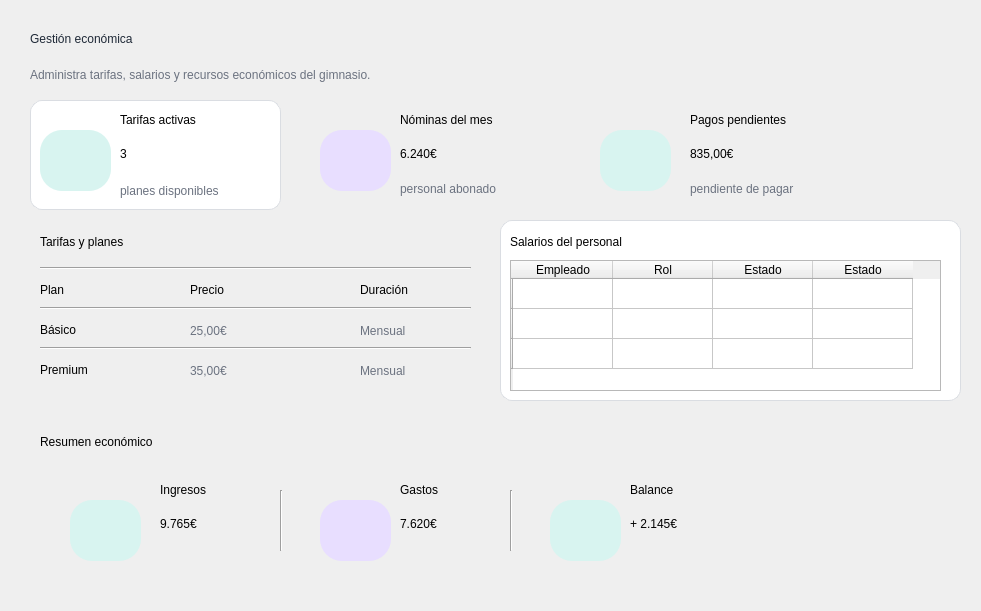
   <widget class="QFrame" name="frameContenido">
    <property name="geometry">
     <rect>
      <x>220</x>
      <y>90</y>
      <width>981</width>
      <height>611</height>
     </rect>
    </property>
    <property name="frameShape">
     <enum>QFrame::NoFrame</enum>
    </property>
    <widget class="QLabel" name="lblBienvenida">
     <property name="geometry">
      <rect>
       <x>30</x>
       <y>22</y>
       <width>300</width>
       <height>34</height>
      </rect>
     </property>
     <property name="styleSheet">
      <string notr="true">font:bold 20pt &quot;Segoe UI&quot;; color:#1F2937;</string>
     </property>
     <property name="text">
      <string>Gestión económica</string>
     </property>
    </widget>
    <widget class="QLabel" name="lblResumen">
     <property name="geometry">
      <rect>
       <x>30</x>
       <y>65</y>
       <width>470</width>
       <height>20</height>
      </rect>
     </property>
     <property name="styleSheet">
      <string notr="true">font:9pt &quot;Segoe UI&quot;; color:#6B7280;</string>
     </property>
     <property name="text">
      <string>Administra tarifas, salarios y recursos económicos del gimnasio.</string>
     </property>
    </widget>
    <widget class="QFrame" name="card3">
     <property name="geometry">
      <rect>
       <x>310</x>
       <y>100</y>
       <width>251</width>
       <height>110</height>
      </rect>
     </property>
     <widget class="QLabel" name="lblIconCal">
      <property name="geometry">
       <rect>
        <x>10</x>
        <y>30</y>
        <width>71</width>
        <height>61</height>
       </rect>
      </property>
      <property name="styleSheet">
       <string notr="true">background-color:#E8DEFF; border-radius:22px; font:17pt &quot;Segoe UI Emoji&quot;;</string>
      </property>
      <property name="text">
       <string/>
      </property>
     </widget>
     <widget class="QLabel" name="lblTituloasistencia">
      <property name="geometry">
       <rect>
        <x>90</x>
        <y>10</y>
        <width>131</width>
        <height>20</height>
       </rect>
      </property>
      <property name="styleSheet">
       <string notr="true">font:bold 11pt &quot;Segoe UI&quot;;</string>
      </property>
      <property name="text">
       <string>Nóminas del mes</string>
      </property>
     </widget>
     <widget class="QLabel" name="labelNumAsistencias">
      <property name="geometry">
       <rect>
        <x>90</x>
        <y>40</y>
        <width>131</width>
        <height>28</height>
       </rect>
      </property>
      <property name="styleSheet">
       <string notr="true">font:bold 20pt &quot;Segoe UI&quot;;color: rgb(0, 0, 0)</string>
      </property>
      <property name="text">
       <string>6.240€</string>
      </property>
     </widget>
     <widget class="QLabel" name="lblSubAs_2">
      <property name="geometry">
       <rect>
        <x>90</x>
        <y>80</y>
        <width>111</width>
        <height>18</height>
       </rect>
      </property>
      <property name="styleSheet">
       <string notr="true">color:#6B7280; font:9pt &quot;Segoe UI&quot;;</string>
      </property>
      <property name="text">
       <string>personal abonado</string>
      </property>
     </widget>
     <widget class="QLabel" name="label_6">
      <property name="geometry">
       <rect>
        <x>25</x>
        <y>40</y>
        <width>41</width>
        <height>41</height>
       </rect>
      </property>
      <property name="text">
       <string/>
      </property>
      <property name="pixmap">
       <pixmap>../imagenes/euro.png</pixmap>
      </property>
      <property name="scaledContents">
       <bool>true</bool>
      </property>
     </widget>
    </widget>
    <widget class="QFrame" name="card4">
     <property name="geometry">
      <rect>
       <x>590</x>
       <y>100</y>
       <width>281</width>
       <height>110</height>
      </rect>
     </property>
     <widget class="QLabel" name="lblIconAs">
      <property name="geometry">
       <rect>
        <x>10</x>
        <y>30</y>
        <width>71</width>
        <height>61</height>
       </rect>
      </property>
      <property name="styleSheet">
       <string notr="true">background-color:#D8F4F0; color:#18B7A5; border-radius:22px; font:bold 20pt &quot;Segoe UI&quot;;</string>
      </property>
      <property name="text">
       <string/>
      </property>
     </widget>
     <widget class="QLabel" name="lblTituloocupacion">
      <property name="geometry">
       <rect>
        <x>100</x>
        <y>10</y>
        <width>151</width>
        <height>20</height>
       </rect>
      </property>
      <property name="styleSheet">
       <string notr="true">font:bold 11pt &quot;Segoe UI&quot;;</string>
      </property>
      <property name="text">
       <string>Pagos pendientes</string>
      </property>
     </widget>
     <widget class="QLabel" name="lblPorcentajeOcupacion">
      <property name="geometry">
       <rect>
        <x>100</x>
        <y>40</y>
        <width>111</width>
        <height>28</height>
       </rect>
      </property>
      <property name="styleSheet">
       <string notr="true">font:bold 20pt &quot;Segoe UI&quot;; color:black;</string>
      </property>
      <property name="text">
       <string>835,00€</string>
      </property>
     </widget>
     <widget class="QLabel" name="lblSubAs">
      <property name="geometry">
       <rect>
        <x>100</x>
        <y>80</y>
        <width>131</width>
        <height>18</height>
       </rect>
      </property>
      <property name="styleSheet">
       <string notr="true">color:#6B7280; font:9pt &quot;Segoe UI&quot;;</string>
      </property>
      <property name="text">
       <string>pendiente de pagar</string>
      </property>
     </widget>
     <widget class="QLabel" name="label_7">
      <property name="geometry">
       <rect>
        <x>23</x>
        <y>40</y>
        <width>51</width>
        <height>41</height>
       </rect>
      </property>
      <property name="styleSheet">
       <string notr="true">image: url(:/newPrefix/tarjeta-de-credito.png)</string>
      </property>
      <property name="text">
       <string/>
      </property>
     </widget>
    </widget>
    <widget class="QFrame" name="cardTabla">
     <property name="geometry">
      <rect>
       <x>30</x>
       <y>220</y>
       <width>451</width>
       <height>181</height>
      </rect>
     </property>
     <widget class="QLabel" name="lblTituloTabla">
      <property name="geometry">
       <rect>
        <x>10</x>
        <y>10</y>
        <width>301</width>
        <height>24</height>
       </rect>
      </property>
      <property name="styleSheet">
       <string notr="true">font:bold 15pt &quot;Segoe UI&quot;;</string>
      </property>
      <property name="text">
       <string>Tarifas y planes</string>
      </property>
     </widget>
     <widget class="Line" name="line">
      <property name="geometry">
       <rect>
        <x>10</x>
        <y>40</y>
        <width>431</width>
        <height>16</height>
       </rect>
      </property>
      <property name="orientation">
       <enum>Qt::Horizontal</enum>
      </property>
     </widget>
     <widget class="QLabel" name="lblTituloproxclase_3">
      <property name="geometry">
       <rect>
        <x>10</x>
        <y>60</y>
        <width>131</width>
        <height>20</height>
       </rect>
      </property>
      <property name="styleSheet">
       <string notr="true">font:bold 11pt &quot;Segoe UI&quot;;</string>
      </property>
      <property name="text">
       <string>Plan</string>
      </property>
     </widget>
     <widget class="QLabel" name="lblTituloproxclase_4">
      <property name="geometry">
       <rect>
        <x>10</x>
        <y>100</y>
        <width>131</width>
        <height>20</height>
       </rect>
      </property>
      <property name="styleSheet">
       <string notr="true">font:bold 11pt &quot;Segoe UI&quot;;</string>
      </property>
      <property name="text">
       <string>Básico</string>
      </property>
     </widget>
     <widget class="QLabel" name="lblTituloproxclase_5">
      <property name="geometry">
       <rect>
        <x>10</x>
        <y>140</y>
        <width>131</width>
        <height>20</height>
       </rect>
      </property>
      <property name="styleSheet">
       <string notr="true">font:bold 11pt &quot;Segoe UI&quot;;</string>
      </property>
      <property name="text">
       <string>Premium</string>
      </property>
     </widget>
     <widget class="QLabel" name="labelHora_3">
      <property name="geometry">
       <rect>
        <x>160</x>
        <y>100</y>
        <width>131</width>
        <height>21</height>
       </rect>
      </property>
      <property name="styleSheet">
       <string notr="true">color:#6B7280; font:11pt &quot;Segoe UI&quot;;</string>
      </property>
      <property name="text">
       <string>25,00€</string>
      </property>
     </widget>
     <widget class="QLabel" name="lblTituloproxclase_6">
      <property name="geometry">
       <rect>
        <x>160</x>
        <y>60</y>
        <width>131</width>
        <height>20</height>
       </rect>
      </property>
      <property name="styleSheet">
       <string notr="true">font:bold 11pt &quot;Segoe UI&quot;;</string>
      </property>
      <property name="text">
       <string>Precio</string>
      </property>
     </widget>
     <widget class="QLabel" name="lblTituloproxclase_7">
      <property name="geometry">
       <rect>
        <x>330</x>
        <y>60</y>
        <width>131</width>
        <height>20</height>
       </rect>
      </property>
      <property name="styleSheet">
       <string notr="true">font:bold 11pt &quot;Segoe UI&quot;;</string>
      </property>
      <property name="text">
       <string>Duración</string>
      </property>
     </widget>
     <widget class="QLabel" name="labelHora_5">
      <property name="geometry">
       <rect>
        <x>160</x>
        <y>140</y>
        <width>131</width>
        <height>21</height>
       </rect>
      </property>
      <property name="styleSheet">
       <string notr="true">color:#6B7280; font:11pt &quot;Segoe UI&quot;;</string>
      </property>
      <property name="text">
       <string>35,00€</string>
      </property>
     </widget>
     <widget class="QLabel" name="labelHora_6">
      <property name="geometry">
       <rect>
        <x>330</x>
        <y>100</y>
        <width>131</width>
        <height>21</height>
       </rect>
      </property>
      <property name="styleSheet">
       <string notr="true">color:#6B7280; font:11pt &quot;Segoe UI&quot;;</string>
      </property>
      <property name="text">
       <string>Mensual</string>
      </property>
     </widget>
     <widget class="QLabel" name="labelHora_7">
      <property name="geometry">
       <rect>
        <x>330</x>
        <y>140</y>
        <width>131</width>
        <height>21</height>
       </rect>
      </property>
      <property name="styleSheet">
       <string notr="true">color:#6B7280; font:11pt &quot;Segoe UI&quot;;</string>
      </property>
      <property name="text">
       <string>Mensual</string>
      </property>
     </widget>
     <widget class="Line" name="line_2">
      <property name="geometry">
       <rect>
        <x>10</x>
        <y>80</y>
        <width>431</width>
        <height>16</height>
       </rect>
      </property>
      <property name="orientation">
       <enum>Qt::Horizontal</enum>
      </property>
     </widget>
     <widget class="Line" name="line_3">
      <property name="geometry">
       <rect>
        <x>10</x>
        <y>120</y>
        <width>431</width>
        <height>16</height>
       </rect>
      </property>
      <property name="orientation">
       <enum>Qt::Horizontal</enum>
      </property>
     </widget>
    </widget>
    <widget class="QFrame" name="card2_2">
     <property name="geometry">
      <rect>
       <x>30</x>
       <y>100</y>
       <width>251</width>
       <height>110</height>
      </rect>
     </property>
     <property name="styleSheet">
      <string notr="true">#card2_2 {
    background-color: #FFFFFF;
    border: 1px solid #DADDE2;
    border-radius: 12px;
}</string>
     </property>
     <widget class="QLabel" name="lblTituloproxclase_2">
      <property name="geometry">
       <rect>
        <x>90</x>
        <y>10</y>
        <width>131</width>
        <height>20</height>
       </rect>
      </property>
      <property name="styleSheet">
       <string notr="true">font:bold 11pt &quot;Segoe UI&quot;;</string>
      </property>
      <property name="text">
       <string>Tarifas activas</string>
      </property>
     </widget>
     <widget class="QLabel" name="labelNumClases">
      <property name="geometry">
       <rect>
        <x>90</x>
        <y>40</y>
        <width>95</width>
        <height>28</height>
       </rect>
      </property>
      <property name="styleSheet">
       <string notr="true">font:bold 20pt &quot;Segoe UI&quot;;color: rgb(0, 0, 0)</string>
      </property>
      <property name="text">
       <string>3</string>
      </property>
     </widget>
     <widget class="QLabel" name="labelHora_2">
      <property name="geometry">
       <rect>
        <x>90</x>
        <y>80</y>
        <width>131</width>
        <height>21</height>
       </rect>
      </property>
      <property name="styleSheet">
       <string notr="true">color:#6B7280; font:9pt &quot;Segoe UI&quot;;</string>
      </property>
      <property name="text">
       <string>planes disponibles</string>
      </property>
     </widget>
     <widget class="QLabel" name="lblIconAs_2">
      <property name="geometry">
       <rect>
        <x>10</x>
        <y>30</y>
        <width>71</width>
        <height>61</height>
       </rect>
      </property>
      <property name="styleSheet">
       <string notr="true">background-color:#D8F4F0; color:#18B7A5; border-radius:22px; font:bold 20pt &quot;Segoe UI&quot;;</string>
      </property>
      <property name="text">
       <string/>
      </property>
     </widget>
     <widget class="QLabel" name="label_9">
      <property name="geometry">
       <rect>
        <x>28</x>
        <y>40</y>
        <width>41</width>
        <height>41</height>
       </rect>
      </property>
      <property name="text">
       <string/>
      </property>
      <property name="pixmap">
       <pixmap>../imagenes/plan-de-accion.png</pixmap>
      </property>
      <property name="scaledContents">
       <bool>true</bool>
      </property>
     </widget>
    </widget>
    <widget class="QLabel" name="label_17">
     <property name="geometry">
      <rect>
       <x>280</x>
       <y>480</y>
       <width>47</width>
       <height>13</height>
      </rect>
     </property>
     <property name="text">
      <string/>
     </property>
    </widget>
    <widget class="QLabel" name="label_18">
     <property name="geometry">
      <rect>
       <x>-160</x>
       <y>0</y>
       <width>1391</width>
       <height>621</height>
      </rect>
     </property>
     <property name="styleSheet">
      <string notr="true">image:url(:/newPrefix/reborde_ola.png)</string>
     </property>
     <property name="text">
      <string/>
     </property>
    </widget>
    <widget class="QFrame" name="card2_3">
     <property name="geometry">
      <rect>
       <x>500</x>
       <y>220</y>
       <width>461</width>
       <height>181</height>
      </rect>
     </property>
     <property name="styleSheet">
      <string notr="true">#card2_3 {
    background-color: #FFFFFF;
    border: 1px solid #DADDE2;
    border-radius: 12px;
}</string>
     </property>
     <widget class="QLabel" name="labelHora_4">
      <property name="geometry">
       <rect>
        <x>470</x>
        <y>40</y>
        <width>241</width>
        <height>41</height>
       </rect>
      </property>
      <property name="styleSheet">
       <string notr="true">color:#6B7280; font:9pt &quot;Segoe UI&quot;;</string>
      </property>
      <property name="text">
       <string>No se deben duplicar pagos ya abonados</string>
      </property>
      <property name="wordWrap">
       <bool>true</bool>
      </property>
     </widget>
     <widget class="QTableWidget" name="tableWidget">
      <property name="geometry">
       <rect>
        <x>10</x>
        <y>40</y>
        <width>431</width>
        <height>131</height>
       </rect>
      </property>
      <row>
       <property name="text">
        <string/>
       </property>
      </row>
      <row>
       <property name="text">
        <string/>
       </property>
      </row>
      <row>
       <property name="text">
        <string/>
       </property>
      </row>
      <column>
       <property name="text">
        <string>Empleado</string>
       </property>
      </column>
      <column>
       <property name="text">
        <string>Rol</string>
       </property>
      </column>
      <column>
       <property name="text">
        <string>Estado</string>
       </property>
      </column>
      <column>
       <property name="text">
        <string>Estado</string>
       </property>
      </column>
     </widget>
     <widget class="QLabel" name="lblTituloTabla_2">
      <property name="geometry">
       <rect>
        <x>10</x>
        <y>10</y>
        <width>301</width>
        <height>24</height>
       </rect>
      </property>
      <property name="styleSheet">
       <string notr="true">font:bold 15pt &quot;Segoe UI&quot;;</string>
      </property>
      <property name="text">
       <string>Salarios del personal</string>
      </property>
     </widget>
    </widget>
    <widget class="QFrame" name="card2_4">
     <property name="geometry">
      <rect>
       <x>30</x>
       <y>420</y>
       <width>781</width>
       <height>181</height>
      </rect>
     </property>
     <property name="styleSheet">
      <string notr="true">#card2_4 {
    background-color: #FFFFFF;
    border: 1px solid #DADDE2;
    border-radius: 12px;
}&lt;?xml version=&quot;1.0&quot; encoding=&quot;UTF-8&quot;?&gt;
&lt;ui version=&quot;4.0&quot;&gt;
 &lt;widget name=&quot;__qt_fake_top_level&quot;&gt;
  &lt;widget class=&quot;QFrame&quot; name=&quot;card2_3&quot;&gt;
   &lt;property name=&quot;geometry&quot;&gt;
    &lt;rect&gt;
     &lt;x&gt;500&lt;/x&gt;
     &lt;y&gt;220&lt;/y&gt;
     &lt;width&gt;461&lt;/width&gt;
     &lt;height&gt;181&lt;/height&gt;
    &lt;/rect&gt;
   &lt;/property&gt;
   &lt;property name=&quot;styleSheet&quot;&gt;
    &lt;string notr=&quot;true&quot;&gt;#card2_3 {
    background-color: #FFFFFF;
    border: 1px solid #DADDE2;
    border-radius: 12px;
}&lt;/string&gt;
   &lt;/property&gt;
   &lt;widget class=&quot;QLabel&quot; name=&quot;labelHora_4&quot;&gt;
    &lt;property name=&quot;geometry&quot;&gt;
     &lt;rect&gt;
      &lt;x&gt;470&lt;/x&gt;
      &lt;y&gt;40&lt;/y&gt;
      &lt;width&gt;241&lt;/width&gt;
      &lt;height&gt;41&lt;/height&gt;
     &lt;/rect&gt;
    &lt;/property&gt;
    &lt;property name=&quot;styleSheet&quot;&gt;
     &lt;string notr=&quot;true&quot;&gt;color:#6B7280; font:9pt &amp;quot;Segoe UI&amp;quot;;&lt;/string&gt;
    &lt;/property&gt;
    &lt;property name=&quot;text&quot;&gt;
     &lt;string&gt;No se deben duplicar pagos ya abonados&lt;/string&gt;
    &lt;/property&gt;
    &lt;property name=&quot;wordWrap&quot;&gt;
     &lt;bool&gt;true&lt;/bool&gt;
    &lt;/property&gt;
   &lt;/widget&gt;
   &lt;widget class=&quot;QTableWidget&quot; name=&quot;tableWidget&quot;&gt;
    &lt;property name=&quot;geometry&quot;&gt;
     &lt;rect&gt;
      &lt;x&gt;10&lt;/x&gt;
      &lt;y&gt;40&lt;/y&gt;
      &lt;width&gt;431&lt;/width&gt;
      &lt;height&gt;131&lt;/height&gt;
     &lt;/rect&gt;
    &lt;/property&gt;
    &lt;row&gt;
     &lt;property name=&quot;text&quot;&gt;
      &lt;string/&gt;
     &lt;/property&gt;
    &lt;/row&gt;
    &lt;row&gt;
     &lt;property name=&quot;text&quot;&gt;
      &lt;string/&gt;
     &lt;/property&gt;
    &lt;/row&gt;
    &lt;row&gt;
     &lt;property name=&quot;text&quot;&gt;
      &lt;string/&gt;
     &lt;/property&gt;
    &lt;/row&gt;
    &lt;column&gt;
     &lt;property name=&quot;text&quot;&gt;
      &lt;string&gt;Empleado&lt;/string&gt;
     &lt;/property&gt;
    &lt;/column&gt;
    &lt;column&gt;
     &lt;property name=&quot;text&quot;&gt;
      &lt;string&gt;Rol&lt;/string&gt;
     &lt;/property&gt;
    &lt;/column&gt;
    &lt;column&gt;
     &lt;property name=&quot;text&quot;&gt;
      &lt;string&gt;Estado&lt;/string&gt;
     &lt;/property&gt;
    &lt;/column&gt;
    &lt;column&gt;
     &lt;property name=&quot;text&quot;&gt;
      &lt;string&gt;Estado&lt;/string&gt;
     &lt;/property&gt;
    &lt;/column&gt;
   &lt;/widget&gt;
   &lt;widget class=&quot;QLabel&quot; name=&quot;lblTituloTabla_2&quot;&gt;
    &lt;property name=&quot;geometry&quot;&gt;
     &lt;rect&gt;
      &lt;x&gt;10&lt;/x&gt;
      &lt;y&gt;10&lt;/y&gt;
      &lt;width&gt;301&lt;/width&gt;
      &lt;height&gt;24&lt;/height&gt;
     &lt;/rect&gt;
    &lt;/property&gt;
    &lt;property name=&quot;styleSheet&quot;&gt;
     &lt;string notr=&quot;true&quot;&gt;font:bold 15pt &amp;quot;Segoe UI&amp;quot;;&lt;/string&gt;
    &lt;/property&gt;
    &lt;property name=&quot;text&quot;&gt;
     &lt;string&gt;Salarios del personal&lt;/string&gt;
    &lt;/property&gt;
   &lt;/widget&gt;
  &lt;/widget&gt;
 &lt;/widget&gt;
 &lt;resources/&gt;
&lt;/ui&gt;
</string>
     </property>
     <widget class="QLabel" name="lblTituloTabla_3">
      <property name="geometry">
       <rect>
        <x>10</x>
        <y>10</y>
        <width>301</width>
        <height>24</height>
       </rect>
      </property>
      <property name="styleSheet">
       <string notr="true">font:bold 15pt &quot;Segoe UI&quot;;</string>
      </property>
      <property name="text">
       <string>Resumen económico</string>
      </property>
     </widget>
     <widget class="QFrame" name="card2_5">
      <property name="geometry">
       <rect>
        <x>20</x>
        <y>50</y>
        <width>741</width>
        <height>111</height>
       </rect>
      </property>
      <property name="styleSheet">
       <string notr="true">#card2_5 {
    background-color: #FFFFFF;
    border: 1px solid #DADDE2;
    border-radius: 12px;
}&lt;?xml version=&quot;1.0&quot; encoding=&quot;UTF-8&quot;?&gt;
&lt;ui version=&quot;4.0&quot;&gt;
 &lt;widget name=&quot;__qt_fake_top_level&quot;&gt;
  &lt;widget class=&quot;QFrame&quot; name=&quot;card2_3&quot;&gt;
   &lt;property name=&quot;geometry&quot;&gt;
    &lt;rect&gt;
     &lt;x&gt;500&lt;/x&gt;
     &lt;y&gt;220&lt;/y&gt;
     &lt;width&gt;461&lt;/width&gt;
     &lt;height&gt;181&lt;/height&gt;
    &lt;/rect&gt;
   &lt;/property&gt;
   &lt;property name=&quot;styleSheet&quot;&gt;
    &lt;string notr=&quot;true&quot;&gt;#card2_3 {
    background-color: #FFFFFF;
    border: 1px solid #DADDE2;
    border-radius: 12px;
}&lt;/string&gt;
   &lt;/property&gt;
   &lt;widget class=&quot;QLabel&quot; name=&quot;labelHora_4&quot;&gt;
    &lt;property name=&quot;geometry&quot;&gt;
     &lt;rect&gt;
      &lt;x&gt;470&lt;/x&gt;
      &lt;y&gt;40&lt;/y&gt;
      &lt;width&gt;241&lt;/width&gt;
      &lt;height&gt;41&lt;/height&gt;
     &lt;/rect&gt;
    &lt;/property&gt;
    &lt;property name=&quot;styleSheet&quot;&gt;
     &lt;string notr=&quot;true&quot;&gt;color:#6B7280; font:9pt &amp;quot;Segoe UI&amp;quot;;&lt;/string&gt;
    &lt;/property&gt;
    &lt;property name=&quot;text&quot;&gt;
     &lt;string&gt;No se deben duplicar pagos ya abonados&lt;/string&gt;
    &lt;/property&gt;
    &lt;property name=&quot;wordWrap&quot;&gt;
     &lt;bool&gt;true&lt;/bool&gt;
    &lt;/property&gt;
   &lt;/widget&gt;
   &lt;widget class=&quot;QTableWidget&quot; name=&quot;tableWidget&quot;&gt;
    &lt;property name=&quot;geometry&quot;&gt;
     &lt;rect&gt;
      &lt;x&gt;10&lt;/x&gt;
      &lt;y&gt;40&lt;/y&gt;
      &lt;width&gt;431&lt;/width&gt;
      &lt;height&gt;131&lt;/height&gt;
     &lt;/rect&gt;
    &lt;/property&gt;
    &lt;row&gt;
     &lt;property name=&quot;text&quot;&gt;
      &lt;string/&gt;
     &lt;/property&gt;
    &lt;/row&gt;
    &lt;row&gt;
     &lt;property name=&quot;text&quot;&gt;
      &lt;string/&gt;
     &lt;/property&gt;
    &lt;/row&gt;
    &lt;row&gt;
     &lt;property name=&quot;text&quot;&gt;
      &lt;string/&gt;
     &lt;/property&gt;
    &lt;/row&gt;
    &lt;column&gt;
     &lt;property name=&quot;text&quot;&gt;
      &lt;string&gt;Empleado&lt;/string&gt;
     &lt;/property&gt;
    &lt;/column&gt;
    &lt;column&gt;
     &lt;property name=&quot;text&quot;&gt;
      &lt;string&gt;Rol&lt;/string&gt;
     &lt;/property&gt;
    &lt;/column&gt;
    &lt;column&gt;
     &lt;property name=&quot;text&quot;&gt;
      &lt;string&gt;Estado&lt;/string&gt;
     &lt;/property&gt;
    &lt;/column&gt;
    &lt;column&gt;
     &lt;property name=&quot;text&quot;&gt;
      &lt;string&gt;Estado&lt;/string&gt;
     &lt;/property&gt;
    &lt;/column&gt;
   &lt;/widget&gt;
   &lt;widget class=&quot;QLabel&quot; name=&quot;lblTituloTabla_2&quot;&gt;
    &lt;property name=&quot;geometry&quot;&gt;
     &lt;rect&gt;
      &lt;x&gt;10&lt;/x&gt;
      &lt;y&gt;10&lt;/y&gt;
      &lt;width&gt;301&lt;/width&gt;
      &lt;height&gt;24&lt;/height&gt;
     &lt;/rect&gt;
    &lt;/property&gt;
    &lt;property name=&quot;styleSheet&quot;&gt;
     &lt;string notr=&quot;true&quot;&gt;font:bold 15pt &amp;quot;Segoe UI&amp;quot;;&lt;/string&gt;
    &lt;/property&gt;
    &lt;property name=&quot;text&quot;&gt;
     &lt;string&gt;Salarios del personal&lt;/string&gt;
    &lt;/property&gt;
   &lt;/widget&gt;
  &lt;/widget&gt;
 &lt;/widget&gt;
 &lt;resources/&gt;
&lt;/ui&gt;
</string>
      </property>
      <widget class="QLabel" name="lblTituloTabla_4">
       <property name="geometry">
        <rect>
         <x>10</x>
         <y>10</y>
         <width>301</width>
         <height>24</height>
        </rect>
       </property>
       <property name="styleSheet">
        <string notr="true">font:bold 15pt &quot;Segoe UI&quot;;</string>
       </property>
       <property name="text">
        <string/>
       </property>
      </widget>
      <widget class="QLabel" name="lblIconAs_3">
       <property name="geometry">
        <rect>
         <x>20</x>
         <y>30</y>
         <width>71</width>
         <height>61</height>
        </rect>
       </property>
       <property name="styleSheet">
        <string notr="true">background-color:#D8F4F0; color:#18B7A5; border-radius:22px; font:bold 20pt &quot;Segoe UI&quot;;</string>
       </property>
       <property name="text">
        <string/>
       </property>
      </widget>
      <widget class="QLabel" name="lblIconCal_2">
       <property name="geometry">
        <rect>
         <x>270</x>
         <y>30</y>
         <width>71</width>
         <height>61</height>
        </rect>
       </property>
       <property name="styleSheet">
        <string notr="true">background-color:#E8DEFF; border-radius:22px; font:17pt &quot;Segoe UI Emoji&quot;;</string>
       </property>
       <property name="text">
        <string/>
       </property>
      </widget>
      <widget class="QLabel" name="lblIconAs_4">
       <property name="geometry">
        <rect>
         <x>500</x>
         <y>30</y>
         <width>71</width>
         <height>61</height>
        </rect>
       </property>
       <property name="styleSheet">
        <string notr="true">background-color:#D8F4F0; color:#18B7A5; border-radius:22px; font:bold 20pt &quot;Segoe UI&quot;;</string>
       </property>
       <property name="text">
        <string/>
       </property>
      </widget>
      <widget class="QLabel" name="lblTituloproxclase_8">
       <property name="geometry">
        <rect>
         <x>110</x>
         <y>10</y>
         <width>131</width>
         <height>20</height>
        </rect>
       </property>
       <property name="styleSheet">
        <string notr="true">font:bold 11pt &quot;Segoe UI&quot;;</string>
       </property>
       <property name="text">
        <string>Ingresos</string>
       </property>
      </widget>
      <widget class="QLabel" name="label_13">
       <property name="geometry">
        <rect>
         <x>285</x>
         <y>40</y>
         <width>41</width>
         <height>41</height>
        </rect>
       </property>
       <property name="text">
        <string/>
       </property>
       <property name="pixmap">
        <pixmap>../imagenes/euro.png</pixmap>
       </property>
       <property name="scaledContents">
        <bool>true</bool>
       </property>
      </widget>
      <widget class="QLabel" name="labelNumAsistencias_3">
       <property name="geometry">
        <rect>
         <x>110</x>
         <y>40</y>
         <width>131</width>
         <height>28</height>
        </rect>
       </property>
       <property name="styleSheet">
        <string notr="true">font:bold 20pt &quot;Segoe UI&quot;;color: rgb(0, 0, 0)</string>
       </property>
       <property name="text">
        <string>9.765€</string>
       </property>
      </widget>
      <widget class="QLabel" name="lblTituloproxclase_9">
       <property name="geometry">
        <rect>
         <x>350</x>
         <y>10</y>
         <width>131</width>
         <height>20</height>
        </rect>
       </property>
       <property name="styleSheet">
        <string notr="true">font:bold 11pt &quot;Segoe UI&quot;;</string>
       </property>
       <property name="text">
        <string>Gastos</string>
       </property>
      </widget>
      <widget class="QLabel" name="labelNumAsistencias_4">
       <property name="geometry">
        <rect>
         <x>350</x>
         <y>40</y>
         <width>131</width>
         <height>28</height>
        </rect>
       </property>
       <property name="styleSheet">
        <string notr="true">font:bold 20pt &quot;Segoe UI&quot;;color: rgb(0, 0, 0)</string>
       </property>
       <property name="text">
        <string>7.620€</string>
       </property>
      </widget>
      <widget class="QLabel" name="label_15">
       <property name="geometry">
        <rect>
         <x>35</x>
         <y>40</y>
         <width>41</width>
         <height>41</height>
        </rect>
       </property>
       <property name="text">
        <string/>
       </property>
       <property name="pixmap">
        <pixmap resource="../imagenes/recursos.qrc">:/newPrefix/caja-registradora.png</pixmap>
       </property>
       <property name="scaledContents">
        <bool>true</bool>
       </property>
      </widget>
      <widget class="Line" name="line_4">
       <property name="geometry">
        <rect>
         <x>230</x>
         <y>20</y>
         <width>3</width>
         <height>61</height>
        </rect>
       </property>
       <property name="orientation">
        <enum>Qt::Vertical</enum>
       </property>
      </widget>
      <widget class="Line" name="line_5">
       <property name="geometry">
        <rect>
         <x>460</x>
         <y>20</y>
         <width>3</width>
         <height>61</height>
        </rect>
       </property>
       <property name="orientation">
        <enum>Qt::Vertical</enum>
       </property>
      </widget>
      <widget class="QLabel" name="label_16">
       <property name="geometry">
        <rect>
         <x>515</x>
         <y>40</y>
         <width>41</width>
         <height>41</height>
        </rect>
       </property>
       <property name="styleSheet">
        <string notr="true">image: url(:/newPrefix/grafico-de-barras.png)</string>
       </property>
       <property name="text">
        <string/>
       </property>
      </widget>
      <widget class="QLabel" name="lblTituloproxclase_10">
       <property name="geometry">
        <rect>
         <x>580</x>
         <y>10</y>
         <width>131</width>
         <height>20</height>
        </rect>
       </property>
       <property name="styleSheet">
        <string notr="true">font:bold 11pt &quot;Segoe UI&quot;;</string>
       </property>
       <property name="text">
        <string>Balance</string>
       </property>
      </widget>
      <widget class="QLabel" name="labelNumAsistencias_5">
       <property name="geometry">
        <rect>
         <x>580</x>
         <y>40</y>
         <width>131</width>
         <height>28</height>
        </rect>
       </property>
       <property name="styleSheet">
        <string notr="true">font:bold 20pt &quot;Segoe UI&quot;;color: rgb(0, 0, 0)</string>
       </property>
       <property name="text">
        <string>+ 2.145€</string>
       </property>
      </widget>
     </widget>
    </widget>
    <zorder>label_18</zorder>
    <zorder>lblBienvenida</zorder>
    <zorder>lblResumen</zorder>
    <zorder>card3</zorder>
    <zorder>card4</zorder>
    <zorder>cardTabla</zorder>
    <zorder>card2_2</zorder>
    <zorder>label_17</zorder>
    <zorder>card2_3</zorder>
    <zorder>card2_4</zorder>
   </widget>
